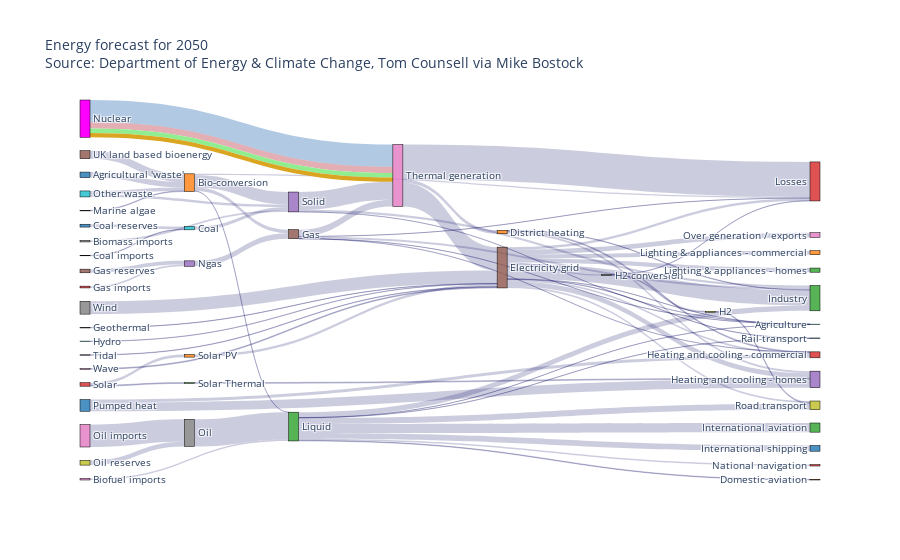

The notebook cell saved with this chart:
### Markdown cell above
https://plotly.com/python/sankey-diagram/

### Code cell
fig = go.Figure(data=[go.Sankey(
    valueformat = ".0f",
    valuesuffix = "TWh",
    # Define nodes
    node = dict(
      pad = 20,
      thickness = 10,
      line = dict(color = "black", width = 0.5),
      label =  data['data'][0]['node']['label'],
      color =  data['data'][0]['node']['color']
    ),
    # Add links
    link = dict(
      source =  data['data'][0]['link']['source'],
      target =  data['data'][0]['link']['target'],
      value =  data['data'][0]['link']['value'],
      label =  data['data'][0]['link']['label'],
      color =  data['data'][0]['link']['color']
))])

fig.update_layout(title_text="Energy forecast for 2050<br>Source: Department of Energy & Climate Change, Tom Counsell via <a href='https://bost.ocks.org/mike/sankey/'>Mike Bostock</a>",
                  font_size=10)
fig.show()

### Figure 1 — Plotly figure (JSON) as saved in the notebook; plotly's stock layout.template omitted (floating-point values rounded to 4 significant figures)
{"data": [{"link": {"color": ["rgba(0,0,96,0.2)", "rgba(0,0,96,0.2)", "rgba(0,0,96,0.2)", "rgba(0,0,96,0.2)", "rgba(0,0,96,0.2)", "rgba(0,0,96,0.2)", "rgba(0,0,96,0.2)", "rgba(0,0,96,0.2)", "rgba(0,0,96,0.2)", "rgba(0,0,96,0.2)", "rgba(0,0,96,0.2)", "rgba(0,0,96,0.2)", "rgba(0,0,96,0.2)", "rgba(0,0,96,0.2)", "rgba(0,0,96,0.2)", "rgba(0,0,96,0.2)", "rgba(0,0,96,0.2)", "rgba(0,0,96,0.2)", "rgba(0,0,96,0.2)", "rgba(0,0,96,0.2)", "rgba(0,0,96,0.2)", "rgba(0,0,96,0.2)", "rgba(0,0,96,0.2)", "rgba(0,0,96,0.2)", "rgba(0,0,96,0.2)", "rgba(0,0,96,0.2)", "rgba(0,0,96,0.2)", "rgba(0,0,96,0.2)", "rgba(0,0,96,0.2)", "rgba(0,0,96,0.2)", "rgba(0,0,96,0.2)", "rgba(0,0,96,0.2)", "rgba(0,0,96,0.2)", "rgba(0,0,96,0.2)", "rgba(0,0,96,0.2)", "rgba(0,0,96,0.2)", "rgba(0,0,96,0.2)", "rgba(0,0,96,0.2)", "rgba(0,0,96,0.2)", "rgba(0,0,96,0.2)", "rgba(0,0,96,0.2)", "rgba(0,0,96,0.2)", "rgba(0,0,96,0.2)", "rgba(0,0,96,0.2)", "rgba(0,0,96,0.2)", "rgba(0,0,96,0.2)", "rgba(33,102,172,0.35)", "rgba(178,24,43,0.35)", "rgba(0,0,96,0.2)", "rgba(0,0,96,0.2)", "rgba(0,0,96,0.2)", "rgba(0,0,96,0.2)", "rgba(0,0,96,0.2)", "rgba(0,0,96,0.2)", "rgba(0,0,96,0.2)", "rgba(0,0,96,0.2)", "rgba(0,0,96,0.2)", "rgba(0,0,96,0.2)", "rgba(0,0,96,0.2)", "rgba(0,0,96,0.2)", "rgba(0,0,96,0.2)", "rgba(0,0,96,0.2)", "rgba(0,0,96,0.2)", "rgba(0,0,96,0.2)", "rgba(0,0,96,0.2)", "rgba(0,0,96,0.2)", "rgba(0,0,96,0.2)", "rgba(0,0,96,0.2)", "rgba(0,0,96,0.2)", "lightgreen", "goldenrod"], "label": ["stream 1", "", "", "", "stream 1", "", "", "", "", "", "", "", "", "", "", "", "", "", "", "", "", "", "", "", "", "", "", "", "", "", "stream 1", "", "", "", "", "", "", "", "", "", "", "", "", "", "", "", "Old generation plant (made-up)", "New generation plant (made-up)", "", "", "", "", "", "", "", "", "", "", "", "", "", "", "", "", "", "", "", "", "", "", ""], "source": [0, 1, 1, 1, 1, 6, 7, 8, 10, 9, 11, 11, 11, 15, 15, 15, 15, 15, 15, 15, 15, 15, 15, 15, 23, 25, 5, 5, 5, 5, 5, 27, 17, 17, 28, 29, 2, 2, 2, 2, 2, 2, 2, 2, 34, 24, 35, 35, 36, 38, 37, 39, 39, 40, 40, 41, 42, 43, 43, 4, 4, 4, 26, 26, 26, 44, 45, 46, 47, 35, 35], "target": [1, 2, 3, 4, 5, 2, 4, 9, 9, 4, 12, 13, 14, 16, 14, 17, 12, 18, 19, 13, 3, 20, 21, 22, 24, 24, 13, 3, 26, 19, 12, 15, 28, 3, 18, 15, 12, 30, 18, 31, 32, 19, 33, 20, 1, 5, 26, 26, 37, 37, 2, 4, 1, 14, 13, 15, 14, 42, 41, 19, 26, 12, 15, 3, 11, 15, 1, 15, 15, 26, 26], "value": [124.7, 0.597, 26.86, 280.3, 81.14, 35, 35, 11.61, 63.97, 75.57, 10.64, 22.5, 46.18, 104.5, 113.7, 27.14, 342.2, 37.8, 4.412, 40.86, 56.69, 7.863, 90.01, 93.49, 40.72, 82.23, 0.129, 1.401, 151.9, 2.096, 48.58, 7.013, 20.9, 6.242, 20.9, 6.995, 121.1, 128.7, 135.8, 14.46, 206.3, 3.64, 33.22, 4.413, 14.38, 123.0, 500, 140.0, 504.3, 107.7, 612.0, 56.59, 77.81, 193.0, 70.67, 59.9, 19.26, 19.26, 59.9, 0.882, 400.1, 46.48, 525.5, 787.1, 79.33, 9.452, 182.0, 19.01, 289.4, 100, 100]}, "node": {"color": ["rgba(31, 119, 180, 0.8)", "rgba(255, 127, 14, 0.8)", "rgba(44, 160, 44, 0.8)", "rgba(214, 39, 40, 0.8)", "rgba(148, 103, 189, 0.8)", "rgba(140, 86, 75, 0.8)", "rgba(227, 119, 194, 0.8)", "rgba(127, 127, 127, 0.8)", "rgba(188, 189, 34, 0.8)", "rgba(23, 190, 207, 0.8)", "rgba(31, 119, 180, 0.8)", "rgba(255, 127, 14, 0.8)", "rgba(44, 160, 44, 0.8)", "rgba(214, 39, 40, 0.8)", "rgba(148, 103, 189, 0.8)", "rgba(140, 86, 75, 0.8)", "rgba(227, 119, 194, 0.8)", "rgba(127, 127, 127, 0.8)", "rgba(188, 189, 34, 0.8)", "rgba(23, 190, 207, 0.8)", "rgba(31, 119, 180, 0.8)", "rgba(255, 127, 14, 0.8)", "rgba(44, 160, 44, 0.8)", "rgba(214, 39, 40, 0.8)", "rgba(148, 103, 189, 0.8)", "rgba(140, 86, 75, 0.8)", "rgba(227, 119, 194, 0.8)", "rgba(127, 127, 127, 0.8)", "rgba(188, 189, 34, 0.8)", "rgba(23, 190, 207, 0.8)", "rgba(31, 119, 180, 0.8)", "rgba(255, 127, 14, 0.8)", "rgba(44, 160, 44, 0.8)", "rgba(214, 39, 40, 0.8)", "rgba(148, 103, 189, 0.8)", "magenta", "rgba(227, 119, 194, 0.8)", "rgba(127, 127, 127, 0.8)", "rgba(188, 189, 34, 0.8)", "rgba(23, 190, 207, 0.8)", "rgba(31, 119, 180, 0.8)", "rgba(255, 127, 14, 0.8)", "rgba(44, 160, 44, 0.8)", "rgba(214, 39, 40, 0.8)", "rgba(148, 103, 189, 0.8)", "rgba(140, 86, 75, 0.8)", "rgba(227, 119, 194, 0.8)", "rgba(127, 127, 127, 0.8)"], "label": ["Agricultural 'waste'", "Bio-conversion", "Liquid", "Losses", "Solid", "Gas", "Biofuel imports", "Biomass imports", "Coal imports", "Coal", "Coal reserves", "District heating", "Industry", "Heating and cooling - commercial", "Heating and cooling - homes", "Electricity grid", "Over generation / exports", "H2 conversion", "Road transport", "Agriculture", "Rail transport", "Lighting & appliances - commercial", "Lighting & appliances - homes", "Gas imports", "Ngas", "Gas reserves", "Thermal generation", "Geothermal", "H2", "Hydro", "International shipping", "Domestic aviation", "International aviation", "National navigation", "Marine algae", "Nuclear", "Oil imports", "Oil", "Oil reserves", "Other waste", "Pumped heat", "Solar PV", "Solar Thermal", "Solar", "Tidal", "UK land based bioenergy", "Wave", "Wind"], "line": {"color": "black", "width": 0.5}, "pad": 20, "thickness": 10}, "type": "sankey", "valueformat": ".0f", "valuesuffix": "TWh"}], "layout": {"font": {"size": 10}, "title": {"text": "Energy forecast for 2050<br>Source: Department of Energy & Climate Change, Tom Counsell via <a href='https://bost.ocks.org/mike/sankey/'>Mike Bostock</a>"}}}
